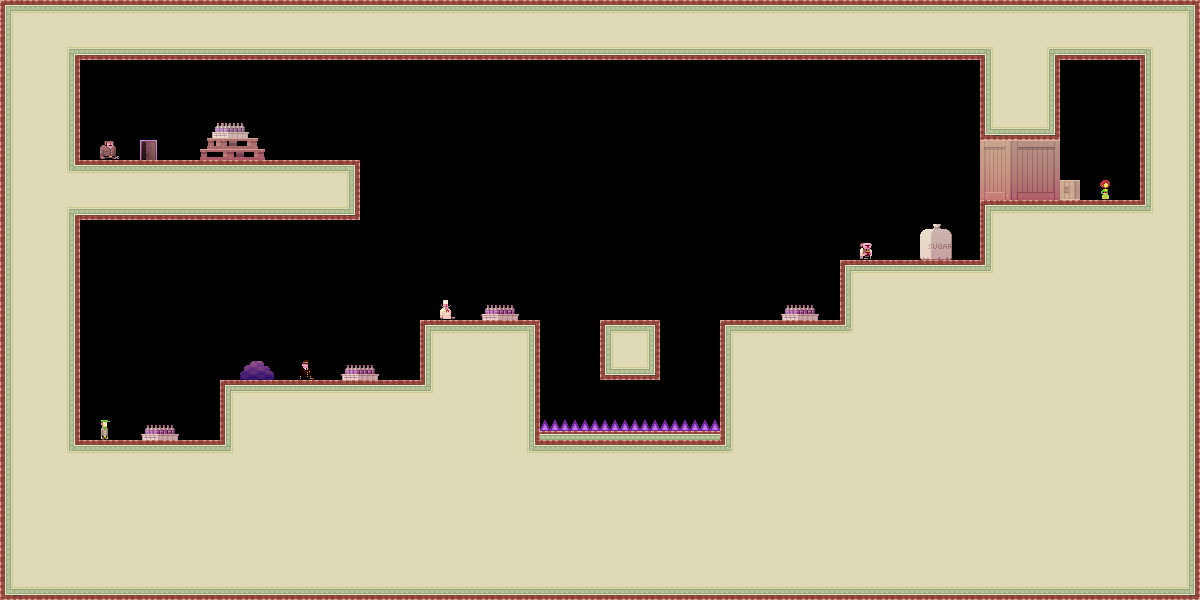

Tiled map render using the project's own tile images. Description and the map definition, with tile-layer contents summarised, below:
An orthogonal 60x30 tile map with 20x20 px tiles, 3 tile layers (bg, bg2, dontAutoLoad_sprites) and 14 objects.

<map version="1.0" orientation="orthogonal" width="60" height="30" tilewidth="20" tileheight="20">
 <tileset firstgid="1" name="tiles_sydney" tilewidth="20" tileheight="20">
  <image source="../Art/tiles_sydney.png" width="400" height="400" />
  <terraintypes>
   <terrain name="regularBlocks" tile="-1" />
  </terraintypes>
  <tile id="8" terrain=",,,0" />
  <tile id="9" terrain=",,0,0" />
  <tile id="10" terrain=",,0,0" />
  <tile id="11" terrain=",,0,0" />
  <tile id="12" terrain=",,0,0" />
  <tile id="13" terrain=",,0,0" />
  <tile id="14" terrain=",,0," />
  <tile id="15" terrain="0,0,0," />
  <tile id="16" terrain="0,0,,0" />
  <tile id="28" terrain=",0,,0" />
  <tile id="34" terrain="0,,0," />
  <tile id="35" terrain="0,,0,0" />
  <tile id="36" terrain=",0,0,0" />
  <tile id="48" terrain=",0,,0" />
  <tile id="54" terrain="0,,0," />
  <tile id="68" terrain=",0,,0" />
  <tile id="74" terrain="0,,0," />
  <tile id="88" terrain=",0,,0" />
  <tile id="94" terrain="0,,0," />
  <tile id="108" terrain=",0,,0" />
  <tile id="114" terrain="0,,0," />
  <tile id="128" terrain=",0,," />
  <tile id="129" terrain="0,0,," />
  <tile id="130" terrain="0,0,," />
  <tile id="131" terrain="0,0,," />
  <tile id="132" terrain="0,0,," />
  <tile id="133" terrain="0,0,," />
  <tile id="134" terrain="0,,," />
  <tile id="194" terrain="0,0,0,0" />
  <tile id="356">
   <properties>
    <property name="LargeCrate" value="" />
   </properties>
  </tile>
  <tile id="380">
   <properties>
    <property name="Andre" value="" />
   </properties>
  </tile>
  <tile id="381">
   <properties>
    <property name="Liselot" value="" />
   </properties>
  </tile>
  <tile id="382">
   <properties>
    <property name="Amsterdaam" value="" />
   </properties>
  </tile>
  <tile id="383">
   <properties>
    <property name="Worker" value="" />
   </properties>
  </tile>
  <tile id="384">
   <properties>
    <property name="Inspector" value="" />
   </properties>
  </tile>
  <tile id="385">
   <properties>
    <property name="Chef" value="" />
   </properties>
  </tile>
  <tile id="386">
   <properties>
    <property name="Exit" value="" />
   </properties>
  </tile>
  <tile id="387">
   <properties>
    <property name="Trampoline" value="" />
   </properties>
  </tile>
  <tile id="388">
   <properties>
    <property name="SmallCrate" value="" />
   </properties>
  </tile>
  <tile id="389">
   <properties>
    <property name="SugarBag" value="" />
   </properties>
  </tile>
 </tileset>
 <layer name="bg" width="60" height="30">
  <data>[1800 cells, 1132 non-empty, 32 distinct tile ids]</data>
 </layer>
 <layer name="bg2" width="60" height="30">
  <data>[1800 cells, 24 non-empty, 18 distinct tile ids]</data>
 </layer>
 <objectgroup name="boxes" width="60" height="30">
  <object x="0" y="0" width="80" height="440" />
  <object x="0" y="440" width="1200" height="160" />
  <object x="1140" y="0" width="60" height="440" />
  <object x="80" y="0" width="1060" height="60" />
  <object x="220" y="380" width="200" height="60" />
  <object x="420" y="320" width="120" height="120" />
  <object x="720" y="320" width="120" height="120" />
  <object x="600" y="320" width="60" height="60" />
  <object x="840" y="260" width="140" height="180" />
  <object x="980" y="200" width="160" height="240" />
  <object x="80" y="160" width="280" height="60" />
  <object x="980" y="60" width="80" height="80" />
  <object x="360" y="160">
   <properties>
    <property name="speed" value="120" />
   </properties>
   <polyline points="0,0 420,0" />
  </object>
 </objectgroup>
 <layer name="dontAutoLoad_sprites" width="60" height="30">
  <data>[1800 cells, 20 non-empty, 20 distinct tile ids]</data>
 </layer>
 <objectgroup name="dontAutoLoad_death" width="60" height="30">
  <object x="540" y="420" width="180" height="20" />
 </objectgroup>
</map>
